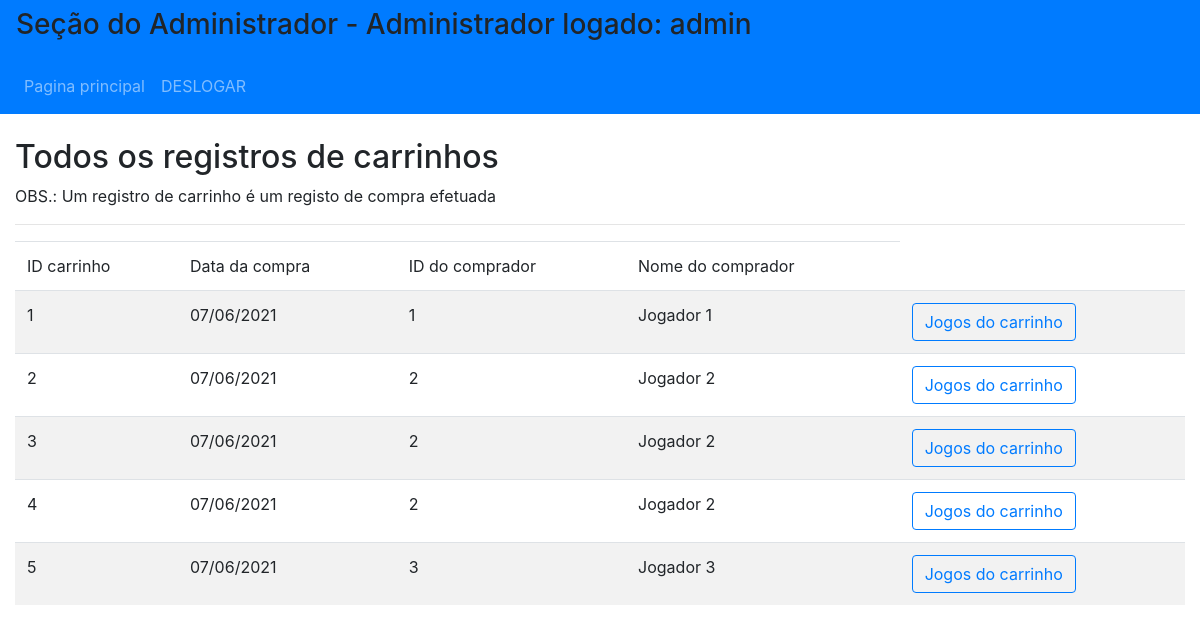
Page /src/adm/carrinho-lista.php (signed in) on the committed database.
### tables this page shows
CREATE TABLE IF NOT EXISTS `carrinhos` (
  `pk_id_car` int(11) NOT NULL AUTO_INCREMENT,
  `fk_id_jogador` int(11) NOT NULL,
  `data_compra` date NOT NULL,
  PRIMARY KEY (`pk_id_car`),
  KEY `fk_id_jogador` (`fk_id_jogador`)
);

CREATE TABLE IF NOT EXISTS `jogadores` (
  `pk_id_jogador` int(11) NOT NULL AUTO_INCREMENT,
  `nome` varchar(200) NOT NULL,
  `nickname` varchar(200) NOT NULL,
  `email` varchar(200) NOT NULL,
  `senha` varchar(200) NOT NULL,
  PRIMARY KEY (`pk_id_jogador`),
  UNIQUE KEY `nome` (`nome`),
  UNIQUE KEY `email` (`email`)
);

### src/server/conexaoBD.php (called while the page is built, shortened)
<?php
class ConexaoDB
{
    private $NOME_SERVIDOR = "localhost";
    private $NOME_USUARIO = "root";
    private $SENHA = "";
    private $NOME_BD = "psigamesbd";
    private $conDB;
    public function __construct()
    {
        $this->conDB = new mysqli($this->NOME_SERVIDOR, $this->NOME_USUARIO, $this->SENHA, $this->NOME_BD);
        $this->conDB->set_charset("utf8");
        $this->conexaoAberta = true;
    }
    public function executQuery($sqlComando)
    {
        $result = $this->conDB->query($sqlComando);
        return $result;
    }
}

### src/adm/carrinho-lista.php (the view, shortened to what this page needs)
<?php
require_once '../server/ConexaoBD.php';
$query = "select carrinhos.*, jogadores.nome, jogadores.pk_id_jogador from carrinhos
join jogadores on carrinhos.fk_id_jogador = jogadores.pk_id_jogador;";
$con = new ConexaoDB();
$result = $con->executQuery($query);
function dataFormatoBr($data){
    $dataArray = explode("-",$data);
    return $dataArray[2]."/".$dataArray[1]."/".$dataArray[0];
}
?>
<!DOCTYPE html>
<html lang="pt-br">
<head>
    <link rel="stylesheet" href="https://maxcdn.bootstrapcdn.com/bootstrap/4.5.2/css/bootstrap.min.css">
</head>
<body>
    <nav class="navbar navbar-expand-sm bg-primary navbar-dark">
        <h3 class="page-header">Seção do Administrador - Administrador logado: <?php echo $_SESSION['nomeAdm']; ?></h3>
    </nav>
    <nav class="navbar navbar-expand-sm bg-primary navbar-dark">
        <ul class="navbar-nav">
            <li class="nav-item">
                <a class="nav-link" href="administrador.php">Pagina principal</a>
            </li>
            <li class="nav-item">
                <a class="nav-link" href="../server/logout.php">DESLOGAR</a>
            </li>
        </ul>
    </nav>
    <br>
    <main class="container-fluid">
        <h2>Todos os registros de carrinhos</h2>OBS.: Um registro de carrinho é um registo de compra efetuada
        <hr>
        <?php
        if (mysqli_num_rows($result) != 0) {
            while ($linha = mysqli_fetch_assoc($result)) {
                $dados[] = $linha;
            }
        ?>
            <table class='table table-striped'>
                <thead>
                    <td>ID carrinho</td>
                    <td>Data da compra</td>
                    <td>ID do comprador</td>
                    <td>Nome do comprador</td>
                </thead>
                <?php
                for ($i = 0; $i < sizeof($dados); $i++) {
                    echo "<tr>";
                    echo "<td> " . $dados[$i]['pk_id_car'] . " </td>";
                    echo "<td> " . dataFormatoBr($dados[$i]['data_compra']) . " </td>";
                    echo "<td> " . $dados[$i]['pk_id_jogador'] . " </td>";
                    echo "<td> " . $dados[$i]['nome'] . " </td>";
                    echo "<td><a href='carrinho-dados.php?id=" . $dados[$i]['pk_id_car'] . "' class='btn btn-outline-primary' >Jogos do carrinho</a></td>";
                    echo "</tr>";
                }
                ?>
            </table>
        <?php
        }else{
            echo "<h1>Ainda nenhuma compra foi efetuada</h1>";
        }
        ?>
    </main>
</body>
</html>

### rows in the picture
carrinhos: pk_id_car "1", data_compra "07/06/2021", jogadores.pk_id_jogador "1", jogadores.nome "Jogador 1"
carrinhos: pk_id_car "2", data_compra "07/06/2021", jogadores.pk_id_jogador "2", jogadores.nome "Jogador 2"
carrinhos: pk_id_car "3", data_compra "07/06/2021", jogadores.pk_id_jogador "2", jogadores.nome "Jogador 2"
carrinhos: pk_id_car "4", data_compra "07/06/2021", jogadores.pk_id_jogador "2", jogadores.nome "Jogador 2"
carrinhos: pk_id_car "5", data_compra "07/06/2021", jogadores.pk_id_jogador "3", jogadores.nome "Jogador 3"

### other values in the picture
$_SESSION['nomeAdm'] "admin"
